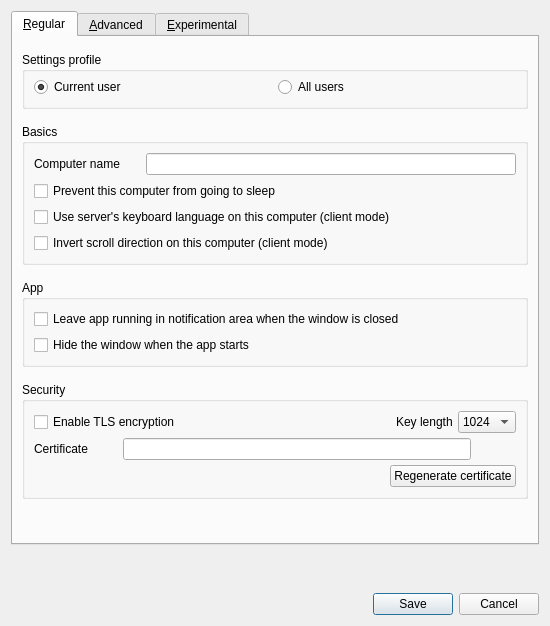
<?xml version="1.0" encoding="UTF-8"?>
<ui version="4.0">
 <class>SettingsDialogBase</class>
 <widget class="QDialog" name="SettingsDialogBase">
  <property name="geometry">
   <rect>
    <x>0</x>
    <y>0</y>
    <width>550</width>
    <height>626</height>
   </rect>
  </property>
  <property name="sizePolicy">
   <sizepolicy hsizetype="Preferred" vsizetype="Expanding">
    <horstretch>0</horstretch>
    <verstretch>0</verstretch>
   </sizepolicy>
  </property>
  <property name="windowTitle">
   <string>Preferences</string>
  </property>
  <layout class="QVBoxLayout" name="verticalLayout_9">
   <property name="spacing">
    <number>15</number>
   </property>
   <item alignment="Qt::AlignTop">
    <widget class="QTabWidget" name="m_pTabWidget">
     <property name="tabPosition">
      <enum>QTabWidget::North</enum>
     </property>
     <property name="currentIndex">
      <number>0</number>
     </property>
     <widget class="QWidget" name="m_pTabRegular">
      <attribute name="title">
       <string>&amp;Regular</string>
      </attribute>
      <layout class="QVBoxLayout" name="verticalLayout_3">
       <property name="spacing">
        <number>15</number>
       </property>
       <property name="topMargin">
        <number>15</number>
       </property>
       <item alignment="Qt::AlignTop">
        <widget class="QGroupBox" name="m_pGroupScope">
         <property name="title">
          <string>Settings profile</string>
         </property>
         <layout class="QGridLayout" name="gridLayout_2">
          <property name="topMargin">
           <number>5</number>
          </property>
          <item row="0" column="1">
           <widget class="QRadioButton" name="m_pRadioSystemScope">
            <property name="text">
             <string>All users</string>
            </property>
            <property name="checked">
             <bool>false</bool>
            </property>
           </widget>
          </item>
          <item row="0" column="0">
           <widget class="QRadioButton" name="m_pRadioUserScope">
            <property name="text">
             <string>Current user</string>
            </property>
            <property name="checked">
             <bool>true</bool>
            </property>
           </widget>
          </item>
         </layout>
        </widget>
       </item>
       <item alignment="Qt::AlignTop">
        <widget class="QGroupBox" name="m_pGroupBasics">
         <property name="title">
          <string>Basics</string>
         </property>
         <layout class="QVBoxLayout" name="verticalLayout_2">
          <item>
           <layout class="QHBoxLayout" name="horizontalLayout">
            <item>
             <widget class="QLabel" name="m_pLabelComputerName">
              <property name="sizePolicy">
               <sizepolicy hsizetype="Preferred" vsizetype="Fixed">
                <horstretch>0</horstretch>
                <verstretch>0</verstretch>
               </sizepolicy>
              </property>
              <property name="minimumSize">
               <size>
                <width>75</width>
                <height>0</height>
               </size>
              </property>
              <property name="text">
               <string>Computer name</string>
              </property>
             </widget>
            </item>
            <item>
             <spacer name="horizontalSpacer">
              <property name="orientation">
               <enum>Qt::Horizontal</enum>
              </property>
              <property name="sizeType">
               <enum>QSizePolicy::Maximum</enum>
              </property>
              <property name="sizeHint" stdset="0">
               <size>
                <width>20</width>
                <height>20</height>
               </size>
              </property>
             </spacer>
            </item>
            <item>
             <widget class="QLineEdit" name="m_pLineEditScreenName">
              <property name="enabled">
               <bool>true</bool>
              </property>
              <property name="maxLength">
               <number>255</number>
              </property>
             </widget>
            </item>
           </layout>
          </item>
          <item>
           <widget class="QCheckBox" name="m_pCheckBoxPreventSleep">
            <property name="text">
             <string>Prevent this computer from going to sleep</string>
            </property>
           </widget>
          </item>
          <item>
           <widget class="QCheckBox" name="m_pCheckBoxLanguageSync">
            <property name="text">
             <string>Use server's keyboard language on this computer (client mode)</string>
            </property>
           </widget>
          </item>
          <item>
           <widget class="QCheckBox" name="m_pCheckBoxScrollDirection">
            <property name="text">
             <string>Invert scroll direction on this computer (client mode)</string>
            </property>
           </widget>
          </item>
         </layout>
        </widget>
       </item>
       <item alignment="Qt::AlignTop">
        <widget class="QGroupBox" name="m_pGroupApp">
         <property name="title">
          <string>App</string>
         </property>
         <layout class="QVBoxLayout" name="verticalLayout_5">
          <item>
           <widget class="QCheckBox" name="m_pCheckBoxCloseToTray">
            <property name="text">
             <string>Leave app running in notification area when the window is closed</string>
            </property>
           </widget>
          </item>
          <item>
           <widget class="QCheckBox" name="m_pCheckBoxAutoHide">
            <property name="text">
             <string>Hide the window when the app starts</string>
            </property>
           </widget>
          </item>
         </layout>
        </widget>
       </item>
       <item alignment="Qt::AlignTop">
        <widget class="QGroupBox" name="m_pGroupSecurity">
         <property name="title">
          <string>Security</string>
         </property>
         <layout class="QVBoxLayout" name="verticalLayout">
          <property name="spacing">
           <number>5</number>
          </property>
          <property name="topMargin">
           <number>9</number>
          </property>
          <property name="bottomMargin">
           <number>9</number>
          </property>
          <item>
           <layout class="QHBoxLayout" name="horizontalLayout_5">
            <property name="topMargin">
             <number>0</number>
            </property>
            <item>
             <widget class="QCheckBox" name="m_pCheckBoxEnableTls">
              <property name="enabled">
               <bool>true</bool>
              </property>
              <property name="text">
               <string>Enable TLS encryption</string>
              </property>
             </widget>
            </item>
            <item>
             <spacer name="horizontalSpacer_2">
              <property name="orientation">
               <enum>Qt::Horizontal</enum>
              </property>
              <property name="sizeHint" stdset="0">
               <size>
                <width>40</width>
                <height>20</height>
               </size>
              </property>
             </spacer>
            </item>
            <item>
             <widget class="QLabel" name="m_pLabelTlsKeyLength">
              <property name="sizePolicy">
               <sizepolicy hsizetype="Preferred" vsizetype="Fixed">
                <horstretch>0</horstretch>
                <verstretch>0</verstretch>
               </sizepolicy>
              </property>
              <property name="text">
               <string>Key length</string>
              </property>
             </widget>
            </item>
            <item>
             <widget class="QComboBox" name="m_pComboBoxTlsKeyLength">
              <property name="currentText">
               <string>1024</string>
              </property>
              <item>
               <property name="text">
                <string>1024</string>
               </property>
              </item>
              <item>
               <property name="text">
                <string>2048</string>
               </property>
              </item>
              <item>
               <property name="text">
                <string>4096</string>
               </property>
              </item>
             </widget>
            </item>
           </layout>
          </item>
          <item>
           <layout class="QHBoxLayout" name="horizontalLayout_6">
            <property name="topMargin">
             <number>0</number>
            </property>
            <item>
             <widget class="QLabel" name="m_pLabelTlsCert">
              <property name="sizePolicy">
               <sizepolicy hsizetype="Preferred" vsizetype="Fixed">
                <horstretch>0</horstretch>
                <verstretch>0</verstretch>
               </sizepolicy>
              </property>
              <property name="text">
               <string>Certificate</string>
              </property>
             </widget>
            </item>
            <item>
             <spacer name="horizontalSpacer_3">
              <property name="orientation">
               <enum>Qt::Horizontal</enum>
              </property>
              <property name="sizeType">
               <enum>QSizePolicy::Minimum</enum>
              </property>
              <property name="sizeHint" stdset="0">
               <size>
                <width>30</width>
                <height>20</height>
               </size>
              </property>
             </spacer>
            </item>
            <item>
             <widget class="QLineEdit" name="m_pLineEditTlsCertPath">
              <property name="minimumSize">
               <size>
                <width>0</width>
                <height>0</height>
               </size>
              </property>
             </widget>
            </item>
            <item>
             <widget class="QPushButton" name="m_pPushButtonTlsCertPath">
              <property name="cursor">
               <cursorShape>PointingHandCursor</cursorShape>
              </property>
              <property name="text">
               <string/>
              </property>
              <property name="icon">
               <iconset resource="../../../../../res/gui/app.qrc">
                <normaloff>:/icons/64x64/folder.png</normaloff>:/icons/64x64/folder.png</iconset>
              </property>
              <property name="iconSize">
               <size>
                <width>20</width>
                <height>13</height>
               </size>
              </property>
              <property name="flat">
               <bool>true</bool>
              </property>
             </widget>
            </item>
           </layout>
          </item>
          <item>
           <layout class="QHBoxLayout" name="horizontalLayout_7">
            <property name="topMargin">
             <number>0</number>
            </property>
            <item>
             <spacer name="horizontalSpacer_4">
              <property name="orientation">
               <enum>Qt::Horizontal</enum>
              </property>
              <property name="sizeHint" stdset="0">
               <size>
                <width>40</width>
                <height>20</height>
               </size>
              </property>
             </spacer>
            </item>
            <item>
             <widget class="QPushButton" name="m_pPushButtonTlsRegenCert">
              <property name="text">
               <string>Regenerate certificate</string>
              </property>
             </widget>
            </item>
           </layout>
          </item>
         </layout>
        </widget>
       </item>
       <item>
        <spacer name="verticalSpacer">
         <property name="orientation">
          <enum>Qt::Vertical</enum>
         </property>
         <property name="sizeHint" stdset="0">
          <size>
           <width>20</width>
           <height>40</height>
          </size>
         </property>
        </spacer>
       </item>
      </layout>
     </widget>
     <widget class="QWidget" name="m_pTabAdvanced">
      <attribute name="title">
       <string>&amp;Advanced</string>
      </attribute>
      <layout class="QVBoxLayout" name="verticalLayout_8">
       <property name="spacing">
        <number>15</number>
       </property>
       <property name="topMargin">
        <number>15</number>
       </property>
       <item alignment="Qt::AlignTop">
        <widget class="QGroupBox" name="m_pGroupNetworking">
         <property name="title">
          <string>Networking</string>
         </property>
         <layout class="QVBoxLayout" name="verticalLayout_4">
          <item>
           <layout class="QHBoxLayout" name="horizontalLayout_2">
            <property name="topMargin">
             <number>0</number>
            </property>
            <item>
             <widget class="QLabel" name="m_pLabel_20">
              <property name="sizePolicy">
               <sizepolicy hsizetype="Preferred" vsizetype="Fixed">
                <horstretch>0</horstretch>
                <verstretch>0</verstretch>
               </sizepolicy>
              </property>
              <property name="text">
               <string>Port</string>
              </property>
             </widget>
            </item>
            <item>
             <widget class="QSpinBox" name="m_pSpinBoxPort">
              <property name="enabled">
               <bool>true</bool>
              </property>
              <property name="sizePolicy">
               <sizepolicy hsizetype="MinimumExpanding" vsizetype="Fixed">
                <horstretch>0</horstretch>
                <verstretch>0</verstretch>
               </sizepolicy>
              </property>
              <property name="maximum">
               <number>65535</number>
              </property>
              <property name="value">
               <number>24800</number>
              </property>
             </widget>
            </item>
            <item>
             <widget class="QLabel" name="m_pLabel_21">
              <property name="sizePolicy">
               <sizepolicy hsizetype="Preferred" vsizetype="Fixed">
                <horstretch>0</horstretch>
                <verstretch>0</verstretch>
               </sizepolicy>
              </property>
              <property name="text">
               <string>Network IP</string>
              </property>
             </widget>
            </item>
            <item>
             <widget class="QLineEdit" name="m_pLineEditInterface">
              <property name="enabled">
               <bool>true</bool>
              </property>
             </widget>
            </item>
           </layout>
          </item>
         </layout>
        </widget>
       </item>
       <item alignment="Qt::AlignTop">
        <widget class="QGroupBox" name="m_pGroupLogs">
         <property name="title">
          <string>Logs</string>
         </property>
         <layout class="QGridLayout" name="gridLayout">
          <property name="topMargin">
           <number>15</number>
          </property>
          <property name="bottomMargin">
           <number>15</number>
          </property>
          <property name="verticalSpacing">
           <number>7</number>
          </property>
          <item row="0" column="1">
           <spacer name="horizontalSpacer_5">
            <property name="orientation">
             <enum>Qt::Horizontal</enum>
            </property>
            <property name="sizeHint" stdset="0">
             <size>
              <width>40</width>
              <height>20</height>
             </size>
            </property>
           </spacer>
          </item>
          <item row="0" column="0">
           <widget class="QCheckBox" name="m_pCheckBoxLogToFile">
            <property name="text">
             <string>Log to file</string>
            </property>
           </widget>
          </item>
          <item row="0" column="3">
           <widget class="QComboBox" name="m_pComboLogLevel">
            <item>
             <property name="text">
              <string>Info</string>
             </property>
            </item>
            <item>
             <property name="text">
              <string>Debug</string>
             </property>
            </item>
            <item>
             <property name="text">
              <string>Debug1</string>
             </property>
            </item>
            <item>
             <property name="text">
              <string>Debug2</string>
             </property>
            </item>
           </widget>
          </item>
          <item row="0" column="2">
           <widget class="QLabel" name="m_pLabel_3">
            <property name="sizePolicy">
             <sizepolicy hsizetype="Preferred" vsizetype="Fixed">
              <horstretch>0</horstretch>
              <verstretch>0</verstretch>
             </sizepolicy>
            </property>
            <property name="minimumSize">
             <size>
              <width>0</width>
              <height>0</height>
             </size>
            </property>
            <property name="text">
             <string>Level</string>
            </property>
           </widget>
          </item>
          <item row="1" column="0" colspan="4">
           <layout class="QHBoxLayout" name="horizontalLayout_4">
            <property name="spacing">
             <number>3</number>
            </property>
            <property name="topMargin">
             <number>0</number>
            </property>
            <item>
             <widget class="QLabel" name="m_pLabelLogPath">
              <property name="sizePolicy">
               <sizepolicy hsizetype="Preferred" vsizetype="Fixed">
                <horstretch>0</horstretch>
                <verstretch>0</verstretch>
               </sizepolicy>
              </property>
              <property name="text">
               <string>Log path</string>
              </property>
             </widget>
            </item>
            <item>
             <spacer name="horizontalSpacer_7">
              <property name="orientation">
               <enum>Qt::Horizontal</enum>
              </property>
              <property name="sizeType">
               <enum>QSizePolicy::Minimum</enum>
              </property>
              <property name="sizeHint" stdset="0">
               <size>
                <width>30</width>
                <height>20</height>
               </size>
              </property>
             </spacer>
            </item>
            <item>
             <widget class="QLineEdit" name="m_pLineEditLogFilename">
              <property name="enabled">
               <bool>false</bool>
              </property>
              <property name="sizePolicy">
               <sizepolicy hsizetype="Expanding" vsizetype="Fixed">
                <horstretch>0</horstretch>
                <verstretch>0</verstretch>
               </sizepolicy>
              </property>
             </widget>
            </item>
            <item>
             <widget class="QPushButton" name="m_pButtonBrowseLog">
              <property name="enabled">
               <bool>false</bool>
              </property>
              <property name="cursor">
               <cursorShape>PointingHandCursor</cursorShape>
              </property>
              <property name="text">
               <string/>
              </property>
              <property name="icon">
               <iconset resource="../../../../../res/gui/app.qrc">
                <normaloff>:/icons/64x64/folder.png</normaloff>:/icons/64x64/folder.png</iconset>
              </property>
              <property name="iconSize">
               <size>
                <width>20</width>
                <height>13</height>
               </size>
              </property>
              <property name="flat">
               <bool>true</bool>
              </property>
             </widget>
            </item>
           </layout>
          </item>
         </layout>
        </widget>
       </item>
       <item alignment="Qt::AlignTop">
        <widget class="QGroupBox" name="m_pGroupService">
         <property name="sizePolicy">
          <sizepolicy hsizetype="Preferred" vsizetype="Expanding">
           <horstretch>0</horstretch>
           <verstretch>0</verstretch>
          </sizepolicy>
         </property>
         <property name="title">
          <string>Service</string>
         </property>
         <layout class="QGridLayout" name="gridLayout_3">
          <item row="1" column="0">
           <layout class="QHBoxLayout" name="horizontalLayout_9">
            <item>
             <widget class="QLabel" name="m_pLabelElevate">
              <property name="sizePolicy">
               <sizepolicy hsizetype="Preferred" vsizetype="Fixed">
                <horstretch>0</horstretch>
                <verstretch>0</verstretch>
               </sizepolicy>
              </property>
              <property name="text">
               <string>Launch with elevated privileges</string>
              </property>
             </widget>
            </item>
            <item>
             <widget class="QComboBox" name="m_pComboElevate">
              <property name="sizePolicy">
               <sizepolicy hsizetype="Preferred" vsizetype="Fixed">
                <horstretch>0</horstretch>
                <verstretch>0</verstretch>
               </sizepolicy>
              </property>
              <property name="minimumSize">
               <size>
                <width>0</width>
                <height>0</height>
               </size>
              </property>
              <property name="toolTip">
               <string>Specify when the Windows background service should run the server or client
                  process at an elevated privilege level.</string>
              </property>
              <property name="whatsThis">
               <string>
                &lt;p&gt;You may want to alter whether or not the privilege level of the server or client 
                  process is automatically changed depending on your use case. In some cases it can help
                  to diagnose or solve some problems related to elevated processes in Windows.&lt;/p&gt;
                &lt;ul&gt;
                  &lt;li&gt;Automatic: Elevate when the window session changes to secure mode&lt;/li&gt;
                  &lt;li&gt;Always elevate: Always run in elevated mode (could be unsafe)&lt;/li&gt;
                  &lt;li&gt;Never elevate: Turn off compatability with login screen and UAC&lt;/li&gt;
                &lt;/ul&gt;
                </string>
              </property>
              <property name="currentIndex">
               <number>0</number>
              </property>
              <item>
               <property name="text">
                <string>Automatic (as needed)</string>
               </property>
              </item>
              <item>
               <property name="text">
                <string>Always elevate</string>
               </property>
              </item>
              <item>
               <property name="text">
                <string>Never elevate</string>
               </property>
              </item>
             </widget>
            </item>
           </layout>
          </item>
          <item row="0" column="0">
           <widget class="QCheckBox" name="m_pCheckBoxServiceEnabled">
            <property name="toolTip">
             <string>Whether to launch the server or client process through the Windows background
                service or direct from the GUI.</string>
            </property>
            <property name="whatsThis">
             <string>
              &lt;p&gt;The background service is only available on Windows.&lt;/p&gt;
              &lt;p&gt;The Windows background service is used to:&lt;/p&gt;
              &lt;ul&gt;
              &lt;li&gt;Start the server or client automatically when the computer starts.&lt;/li&gt;
              &lt;li&gt;Run the server or client in an elevated mode (e.g. on login screen, UAC dialogs, etc).&lt;/li&gt;
              &lt;/ul&gt;
              </string>
            </property>
            <property name="text">
             <string>Use background service (daemon)</string>
            </property>
           </widget>
          </item>
         </layout>
        </widget>
       </item>
       <item>
        <spacer name="verticalSpacer_3">
         <property name="orientation">
          <enum>Qt::Vertical</enum>
         </property>
         <property name="sizeHint" stdset="0">
          <size>
           <width>20</width>
           <height>40</height>
          </size>
         </property>
        </spacer>
       </item>
      </layout>
     </widget>
     <widget class="QWidget" name="m_pTabExperiment">
      <attribute name="title">
       <string>&amp;Experimental</string>
      </attribute>
      <layout class="QVBoxLayout" name="verticalLayout_7">
       <item>
        <widget class="QLabel" name="label">
         <property name="text">
          <string>Experimental features are unstable and should only be used for testing purposes. These features should not be used if stability is important.</string>
         </property>
         <property name="wordWrap">
          <bool>true</bool>
         </property>
        </widget>
       </item>
       <item>
        <widget class="QGroupBox" name="m_pGroupNetworkingExp">
         <property name="title">
          <string/>
         </property>
         <layout class="QVBoxLayout" name="verticalLayout_6">
          <item>
           <widget class="QCheckBox" name="m_pCheckBoxUseLibei">
            <property name="text">
             <string>Use libei for Wayland support if available (Linux)</string>
            </property>
           </widget>
          </item>
          <item>
           <widget class="QCheckBox" name="m_pCheckBoxDragAndDrop">
            <property name="text">
             <string>Drag and drop files between computers (Windows and macOS)</string>
            </property>
           </widget>
          </item>
          <item>
           <widget class="QCheckBox" name="m_pCheckBoxInvertConnection">
            <property name="text">
             <string>Invert server/client TCP connection</string>
            </property>
           </widget>
          </item>
         </layout>
        </widget>
       </item>
       <item>
        <spacer name="verticalSpacer_4">
         <property name="orientation">
          <enum>Qt::Vertical</enum>
         </property>
         <property name="sizeHint" stdset="0">
          <size>
           <width>20</width>
           <height>40</height>
          </size>
         </property>
        </spacer>
       </item>
      </layout>
     </widget>
    </widget>
   </item>
   <item>
    <spacer name="verticalSpacer_2">
     <property name="orientation">
      <enum>Qt::Vertical</enum>
     </property>
     <property name="sizeHint" stdset="0">
      <size>
       <width>20</width>
       <height>40</height>
      </size>
     </property>
    </spacer>
   </item>
   <item>
    <widget class="QDialogButtonBox" name="m_pButtonBox">
     <property name="orientation">
      <enum>Qt::Horizontal</enum>
     </property>
     <property name="standardButtons">
      <set>QDialogButtonBox::Cancel|QDialogButtonBox::Save</set>
     </property>
    </widget>
   </item>
  </layout>
 </widget>
 <tabstops>
  <tabstop>m_pLineEditScreenName</tabstop>
  <tabstop>m_pSpinBoxPort</tabstop>
  <tabstop>m_pLineEditInterface</tabstop>
  <tabstop>m_pCheckBoxEnableTls</tabstop>
  <tabstop>m_pComboBoxTlsKeyLength</tabstop>
  <tabstop>m_pLineEditTlsCertPath</tabstop>
  <tabstop>m_pPushButtonTlsCertPath</tabstop>
  <tabstop>m_pPushButtonTlsRegenCert</tabstop>
  <tabstop>m_pCheckBoxLogToFile</tabstop>
  <tabstop>m_pComboLogLevel</tabstop>
  <tabstop>m_pLineEditLogFilename</tabstop>
  <tabstop>m_pButtonBrowseLog</tabstop>
  <tabstop>m_pRadioUserScope</tabstop>
  <tabstop>m_pRadioSystemScope</tabstop>
  <tabstop>m_pComboElevate</tabstop>
 </tabstops>
 <resources>
  <include location="../../../../../res/gui/app.qrc"/>
  <include location="../../../../../res/gui/app.qrc"/>
 </resources>
 <connections>
  <connection>
   <sender>m_pButtonBox</sender>
   <signal>accepted()</signal>
   <receiver>SettingsDialogBase</receiver>
   <slot>accept()</slot>
   <hints>
    <hint type="sourcelabel">
     <x>266</x>
     <y>340</y>
    </hint>
    <hint type="destinationlabel">
     <x>157</x>
     <y>274</y>
    </hint>
   </hints>
  </connection>
  <connection>
   <sender>m_pButtonBox</sender>
   <signal>rejected()</signal>
   <receiver>SettingsDialogBase</receiver>
   <slot>reject()</slot>
   <hints>
    <hint type="sourcelabel">
     <x>334</x>
     <y>340</y>
    </hint>
    <hint type="destinationlabel">
     <x>286</x>
     <y>274</y>
    </hint>
   </hints>
  </connection>
 </connections>
</ui>
